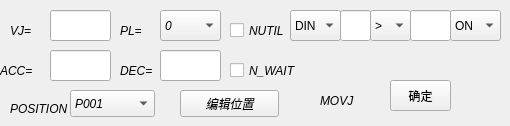
   <widget class="QWidget" name="page">
    <widget class="QLabel" name="label_24">
     <property name="geometry">
      <rect>
       <x>120</x>
       <y>20</y>
       <width>31</width>
       <height>21</height>
      </rect>
     </property>
     <property name="font">
      <font>
       <pointsize>9</pointsize>
       <italic>true</italic>
      </font>
     </property>
     <property name="text">
      <string>PL=</string>
     </property>
    </widget>
    <widget class="QPushButton" name="mojpositioneditpushButton">
     <property name="geometry">
      <rect>
       <x>180</x>
       <y>90</y>
       <width>99</width>
       <height>27</height>
      </rect>
     </property>
     <property name="font">
      <font>
       <pointsize>9</pointsize>
       <italic>true</italic>
      </font>
     </property>
     <property name="text">
      <string>编辑位置</string>
     </property>
    </widget>
    <widget class="QLabel" name="label_22">
     <property name="geometry">
      <rect>
       <x>320</x>
       <y>90</y>
       <width>51</width>
       <height>21</height>
      </rect>
     </property>
     <property name="font">
      <font>
       <pointsize>9</pointsize>
       <italic>true</italic>
      </font>
     </property>
     <property name="text">
      <string>MOVJ</string>
     </property>
    </widget>
    <widget class="QCheckBox" name="checkBox_movj_nwait">
     <property name="geometry">
      <rect>
       <x>230</x>
       <y>60</y>
       <width>71</width>
       <height>21</height>
      </rect>
     </property>
     <property name="font">
      <font>
       <pointsize>9</pointsize>
       <italic>true</italic>
      </font>
     </property>
     <property name="text">
      <string>N_WAIT</string>
     </property>
    </widget>
    <widget class="QLabel" name="label_26">
     <property name="geometry">
      <rect>
       <x>120</x>
       <y>60</y>
       <width>41</width>
       <height>21</height>
      </rect>
     </property>
     <property name="font">
      <font>
       <pointsize>9</pointsize>
       <italic>true</italic>
      </font>
     </property>
     <property name="text">
      <string>DEC=</string>
     </property>
    </widget>
    <widget class="QLabel" name="label_25">
     <property name="geometry">
      <rect>
       <x>0</x>
       <y>60</y>
       <width>41</width>
       <height>21</height>
      </rect>
     </property>
     <property name="font">
      <font>
       <pointsize>9</pointsize>
       <italic>true</italic>
      </font>
     </property>
     <property name="text">
      <string>ACC=</string>
     </property>
    </widget>
    <widget class="QLabel" name="label_28">
     <property name="geometry">
      <rect>
       <x>10</x>
       <y>100</y>
       <width>67</width>
       <height>17</height>
      </rect>
     </property>
     <property name="font">
      <font>
       <pointsize>9</pointsize>
       <italic>true</italic>
      </font>
     </property>
     <property name="text">
      <string>POSITION</string>
     </property>
    </widget>
    <widget class="QLabel" name="label_23">
     <property name="geometry">
      <rect>
       <x>10</x>
       <y>20</y>
       <width>31</width>
       <height>21</height>
      </rect>
     </property>
     <property name="font">
      <font>
       <pointsize>9</pointsize>
       <italic>true</italic>
      </font>
     </property>
     <property name="text">
      <string>VJ=</string>
     </property>
    </widget>
    <widget class="QComboBox" name="comboBox_movj_pl">
     <property name="geometry">
      <rect>
       <x>160</x>
       <y>10</y>
       <width>61</width>
       <height>31</height>
      </rect>
     </property>
     <property name="font">
      <font>
       <pointsize>9</pointsize>
       <italic>true</italic>
      </font>
     </property>
     <property name="frame">
      <bool>true</bool>
     </property>
     <item>
      <property name="text">
       <string>0</string>
      </property>
     </item>
     <item>
      <property name="text">
       <string>1</string>
      </property>
     </item>
     <item>
      <property name="text">
       <string>2</string>
      </property>
     </item>
     <item>
      <property name="text">
       <string>3</string>
      </property>
     </item>
     <item>
      <property name="text">
       <string>4</string>
      </property>
     </item>
     <item>
      <property name="text">
       <string>5</string>
      </property>
     </item>
     <item>
      <property name="text">
       <string>6</string>
      </property>
     </item>
     <item>
      <property name="text">
       <string>7</string>
      </property>
     </item>
     <item>
      <property name="text">
       <string>8</string>
      </property>
     </item>
    </widget>
    <widget class="QPushButton" name="pushButton_movj_ensure">
     <property name="geometry">
      <rect>
       <x>390</x>
       <y>80</y>
       <width>61</width>
       <height>31</height>
      </rect>
     </property>
     <property name="text">
      <string>确定</string>
     </property>
    </widget>
    <widget class="QLineEdit" name="lineEdit_movj_vj">
     <property name="geometry">
      <rect>
       <x>50</x>
       <y>10</y>
       <width>61</width>
       <height>31</height>
      </rect>
     </property>
     <property name="acceptDrops">
      <bool>true</bool>
     </property>
     <property name="frame">
      <bool>true</bool>
     </property>
    </widget>
    <widget class="QComboBox" name="comboBox_movj_position">
     <property name="geometry">
      <rect>
       <x>70</x>
       <y>90</y>
       <width>85</width>
       <height>27</height>
      </rect>
     </property>
     <property name="font">
      <font>
       <pointsize>9</pointsize>
       <italic>true</italic>
      </font>
     </property>
     <item>
      <property name="text">
       <string>P001</string>
      </property>
     </item>
     <item>
      <property name="text">
       <string>P002</string>
      </property>
     </item>
     <item>
      <property name="text">
       <string>P003</string>
      </property>
     </item>
    </widget>
    <widget class="QLineEdit" name="lineEdit_movj_acc">
     <property name="geometry">
      <rect>
       <x>50</x>
       <y>50</y>
       <width>61</width>
       <height>31</height>
      </rect>
     </property>
     <property name="acceptDrops">
      <bool>true</bool>
     </property>
     <property name="frame">
      <bool>true</bool>
     </property>
    </widget>
    <widget class="QLineEdit" name="lineEdit_movj_dec">
     <property name="geometry">
      <rect>
       <x>160</x>
       <y>50</y>
       <width>61</width>
       <height>31</height>
      </rect>
     </property>
     <property name="acceptDrops">
      <bool>true</bool>
     </property>
     <property name="frame">
      <bool>true</bool>
     </property>
    </widget>
    <widget class="QComboBox" name="comboBox_movj_ioselect">
     <property name="geometry">
      <rect>
       <x>290</x>
       <y>10</y>
       <width>51</width>
       <height>31</height>
      </rect>
     </property>
     <item>
      <property name="text">
       <string>DIN</string>
      </property>
     </item>
     <item>
      <property name="text">
       <string>DOUT</string>
      </property>
     </item>
     <item>
      <property name="text">
       <string>B</string>
      </property>
     </item>
     <item>
      <property name="text">
       <string>INT</string>
      </property>
     </item>
    </widget>
    <widget class="QComboBox" name="comboBox_movj_ioprepare">
     <property name="geometry">
      <rect>
       <x>370</x>
       <y>10</y>
       <width>41</width>
       <height>31</height>
      </rect>
     </property>
     <item>
      <property name="text">
       <string>&gt;</string>
      </property>
     </item>
     <item>
      <property name="text">
       <string>&lt;</string>
      </property>
     </item>
     <item>
      <property name="text">
       <string>&gt;=</string>
      </property>
     </item>
     <item>
      <property name="text">
       <string>&lt;=</string>
      </property>
     </item>
     <item>
      <property name="text">
       <string>=</string>
      </property>
     </item>
    </widget>
    <widget class="QLineEdit" name="lineEdit_movj_iovalue">
     <property name="geometry">
      <rect>
       <x>410</x>
       <y>10</y>
       <width>41</width>
       <height>31</height>
      </rect>
     </property>
    </widget>
    <widget class="QCheckBox" name="checkBox_movj_nutil">
     <property name="geometry">
      <rect>
       <x>230</x>
       <y>20</y>
       <width>71</width>
       <height>21</height>
      </rect>
     </property>
     <property name="font">
      <font>
       <pointsize>9</pointsize>
       <italic>true</italic>
      </font>
     </property>
     <property name="text">
      <string>NUTIL</string>
     </property>
    </widget>
    <widget class="QLineEdit" name="lineEdit_movj_ionumber">
     <property name="geometry">
      <rect>
       <x>340</x>
       <y>10</y>
       <width>31</width>
       <height>31</height>
      </rect>
     </property>
    </widget>
    <widget class="QComboBox" name="comboBox_movj_ioio">
     <property name="geometry">
      <rect>
       <x>450</x>
       <y>10</y>
       <width>51</width>
       <height>31</height>
      </rect>
     </property>
     <item>
      <property name="text">
       <string>ON</string>
      </property>
     </item>
     <item>
      <property name="text">
       <string>OFF</string>
      </property>
     </item>
    </widget>
   </widget>
